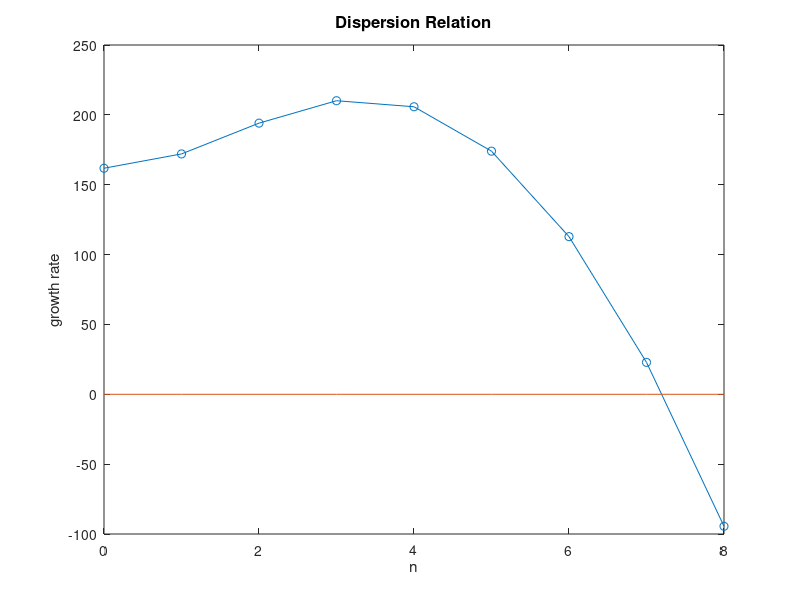

The MATLAB source for this figure:
%%%%%   in units of nM
%%%% u(u+v)^2
L= 2;
m = 0;
% x = 0:0.01:L;
% t = 0:1:60*60;

k1= 1.5e-4;
k_minus1=3.6;
Du=0.3;
Dv=0.012;
koff = log(2)/50;
C=300;
% kon=C*koff;


Gamma = k_minus1*L^2/Dv;
b=koff/k_minus1;
a=k1/k_minus1*C^2;
d = Du/Dv;

mat = zeros(1,4);

v0 = a/(a+b+1);
u0 = 1-v0;


fu = -a-2*a*u0-b;
fv = 1-2*a*u0;
gu = a+2*u0;
gv = 2*a*u0-1-b;



nrange = [0:4*L];
krange = 0:0.01:pi*nrange(end);

for i=1:length(nrange)
    %k=pi*n/L;
    k=pi*nrange(i);
    k2 = k.^2;
    AA=[Gamma*fu-d*k2, Gamma*fv;
        Gamma*gu, Gamma*gv-k2];
    lambda=eig(AA);
    [RE,I]=max(real(lambda));
    IM=imag(eig(I));
    A(i) = RE;
    A_im(i) = IM; 
end

%%alternative: explicit formula for the greater eigenvalue
%Eig=@(k2) ((fu+gv-k2*(Du+Dv))+sqrt((fu+gv-k2*(Du+Dv)).^2-4*(fu*gv-gu*fv-k2*(fu*Dv+gv*Du)+k2.^2*Du*Dv)   )  )/2;

figure(1);
plot(nrange,A,'-o',nrange,A_im)
title('Dispersion Relation','FontSize',12);
xlabel('n')
ylabel('growth rate')
set(gca,'FontName', 'Helvetica','FontSize', 10)




